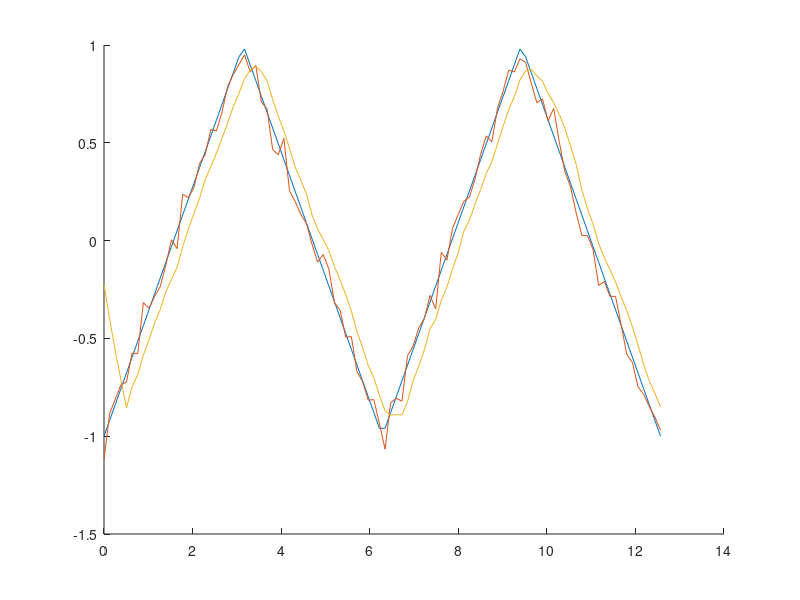

Source code (MATLAB):
clc
clear all
close all

x = linspace(0,2*pi*2,100);
y = sawtooth(x,0.5);
y_channel = awgn(y,25);

L = 5;
B = ones(1,L)/L; 
y_filtered = filter(B,1,y_channel); 

hold on
plot(x,y)
plot(x,y_channel)
plot(x,y_filtered)